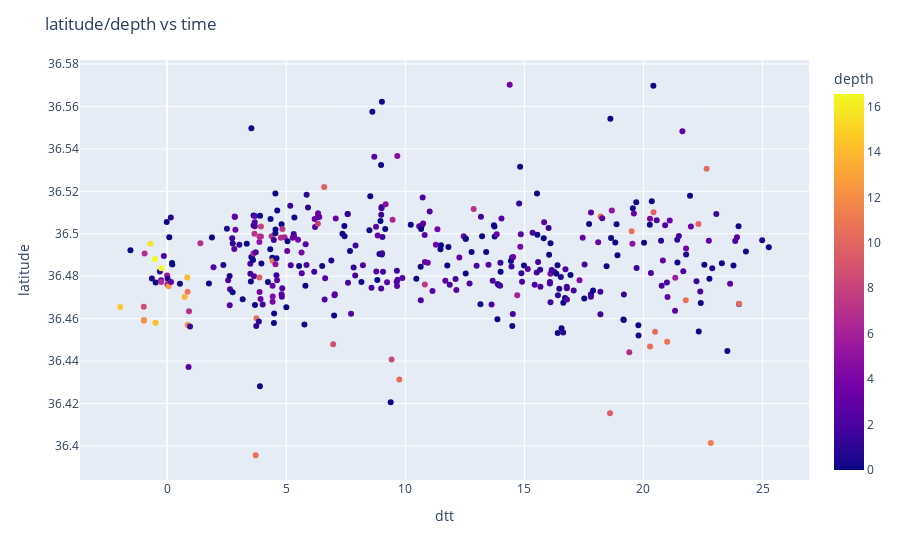

Notebook cell for this chart:
### Code cell
import plotly.express as px
fig = px.scatter(pd_loc, x="dtt", y="latitude",color="depth")
fig.update_layout(title='latitude/depth vs time')
fig.show()

### Figure 1 — Plotly figure (JSON) as saved in the notebook; plotly's stock layout.template omitted (floating-point values rounded to 4 significant figures; data arrays with more than 128 entries replaced by an {"elided": "..."} marker saying what was removed)
{"data": [{"hovertemplate": "dtt=%{x}<br>latitude=%{y}<br>depth=%{marker.color}<extra></extra>", "legendgroup": "", "marker": {"color": {"elided": "387 float values"}, "coloraxis": "coloraxis", "symbol": "circle"}, "mode": "markers", "name": "", "orientation": "v", "showlegend": false, "type": "scatter", "x": {"elided": "387 float values"}, "xaxis": "x", "y": {"elided": "387 float values"}, "yaxis": "y"}], "layout": {"coloraxis": {"colorbar": {"title": {"text": "depth"}}, "colorscale": [[0, "#0d0887"], [0.1111, "#46039f"], [0.2222, "#7201a8"], [0.3333, "#9c179e"], [0.4444, "#bd3786"], [0.5556, "#d8576b"], [0.6667, "#ed7953"], [0.7778, "#fb9f3a"], [0.8889, "#fdca26"], [1, "#f0f921"]]}, "legend": {"tracegroupgap": 0}, "margin": {"t": 60}, "title": {"text": "latitude/depth vs time"}, "xaxis": {"anchor": "y", "domain": [0, 1], "title": {"text": "dtt"}}, "yaxis": {"anchor": "x", "domain": [0, 1], "title": {"text": "latitude"}}}}
